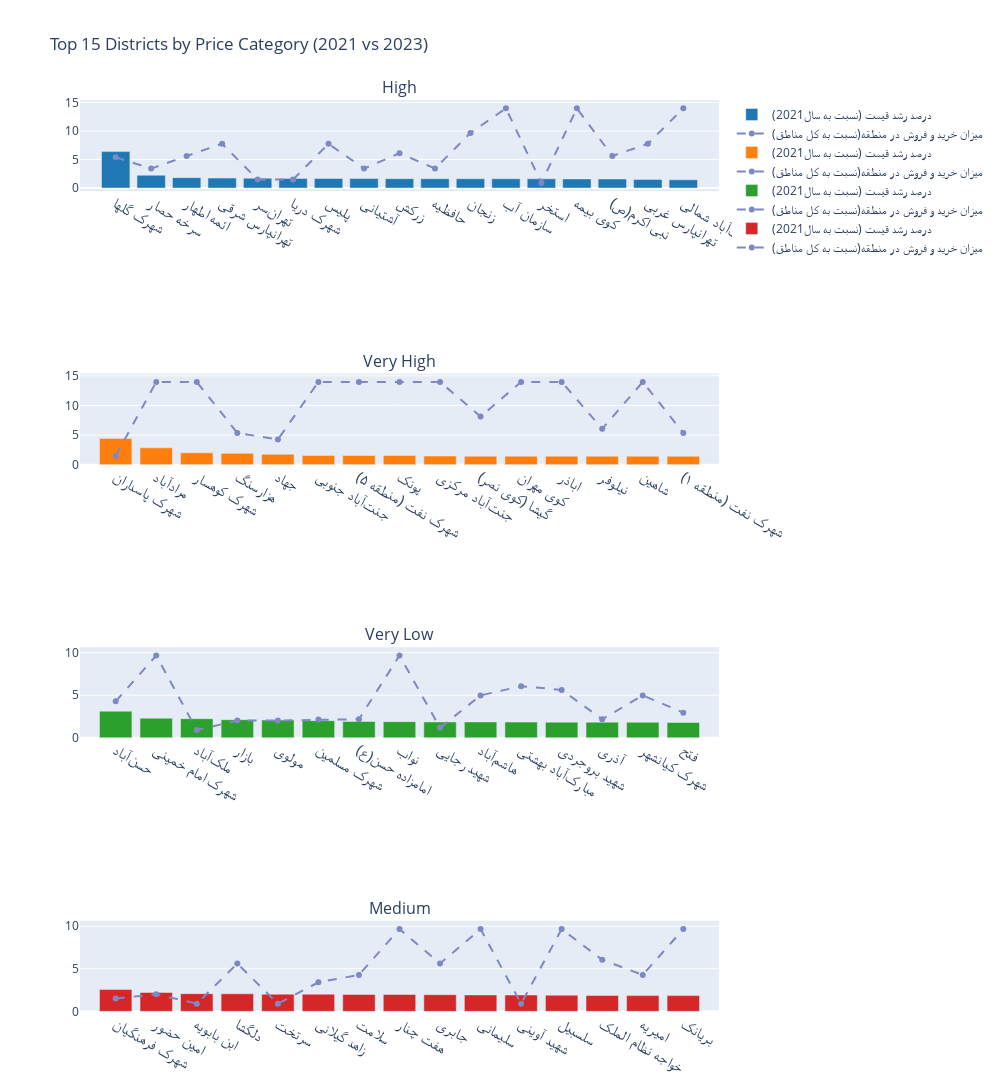

Notebook code cell kept with this figure:
### Code cell
DivarTehran_Data = DivarTehran_Data.sort_values(by='Price/Meter_Growth',ascending=False)
price_categories = DivarTehran_Data['Price_Category'].unique()

# Create the subplots with 1 column and 4 rows
fig = sp.make_subplots(rows=4, cols=1, subplot_titles=price_categories,
                       vertical_spacing=0.2)

# Color palette for each plot
colors = ['#1f77b4', '#ff7f0e', '#2ca02c', '#d62728']

# Iterate through the price categories and plot the data
for i, category in enumerate(price_categories):
    row = i + 1
    
    # Filter top 15 districts for each price category
    top_15 = DivarTehran_Data[DivarTehran_Data['Price_Category'] == category]
    
    # Adding the bar plots for Price/Meter_2021 and Price/Meter_2023
    fig.add_trace(go.Bar(x=top_15['District'], y=top_15['Price/Meter_Growth'], name='(درصد رشد قیمت (نسبت به سال2021',
                         marker_color=colors[i % len(colors)]), row=row, col=1)
    
    # Adding line plot for Price/Meter_Growth
    fig.add_trace(go.Scatter(x=top_15['District'], y=top_15['Transaction Amount(%)'], mode='lines+markers',
                             name='میزان خرید و فروش در منطقه(نسبت به کل مناطق)', line=dict(color='#7e88c3', dash='dash')), row=row, col=1)

# Update layout to adjust plot size, title, and legend
fig.update_layout(height=1400, width=1000, title_text="Top 15 Districts by Price Category (2021 vs 2023)",
                  showlegend=True)
fig.update_xaxes(tickfont=dict(size=15))

# Show the plot
fig.show()

### Figure 1 — Plotly figure (JSON) as saved in the notebook; plotly's stock layout.template omitted (floating-point values rounded to 4 significant figures)
{"data": [{"marker": {"color": "#1f77b4"}, "name": "(درصد رشد قیمت (نسبت به سال2021", "type": "bar", "x": ["شهرک گلها", "سرخه حصار", "ائمه اطهار", "تهرانپارس شرقی", "تهرانسر", "شهرک دریا", "پلیس", "آشتیانی", "زرکش", "حافظیه", "زنجان", "سازمان آب", "استخر", "کوی بیمه", "نبی اکرم(ص)", "تهرانپارس غربی", "جنتآباد شمالی"], "xaxis": "x", "y": [6.38, 2.24, 1.82, 1.74, 1.71, 1.69, 1.68, 1.65, 1.64, 1.63, 1.62, 1.62, 1.61, 1.59, 1.58, 1.51, 1.44], "yaxis": "y"}, {"line": {"color": "#7e88c3", "dash": "dash"}, "mode": "lines+markers", "name": "میزان خرید و فروش در منطقه(نسبت به کل مناطق)", "type": "scatter", "x": ["شهرک گلها", "سرخه حصار", "ائمه اطهار", "تهرانپارس شرقی", "تهرانسر", "شهرک دریا", "پلیس", "آشتیانی", "زرکش", "حافظیه", "زنجان", "سازمان آب", "استخر", "کوی بیمه", "نبی اکرم(ص)", "تهرانپارس غربی", "جنتآباد شمالی"], "xaxis": "x", "y": [5.38, 3.41, 5.62, 7.75, 1.5, 1.5, 7.75, 3.41, 6.11, 3.41, 9.66, 13.97, 0.9, 13.97, 5.62, 7.75, 13.97], "yaxis": "y"}, {"marker": {"color": "#ff7f0e"}, "name": "(درصد رشد قیمت (نسبت به سال2021", "type": "bar", "x": ["شهرک پاسداران", "مرادآباد", "شهرک کوهسار", "هزارسنگ", "جهاد", "جنتآباد جنوبی", "شهرک نفت (منطقه ۵)", "پونک", "جنتآباد مرکزی", "گیشا (کوی نصر)", "کوی مهران", "اباذر", "نیلوفر", "شاهین", "شهرک نفت (منطقه ۱)"], "xaxis": "x2", "y": [4.44, 2.86, 2.02, 1.93, 1.78, 1.58, 1.57, 1.57, 1.48, 1.45, 1.45, 1.45, 1.44, 1.44, 1.43], "yaxis": "y2"}, {"line": {"color": "#7e88c3", "dash": "dash"}, "mode": "lines+markers", "name": "میزان خرید و فروش در منطقه(نسبت به کل مناطق)", "type": "scatter", "x": ["شهرک پاسداران", "مرادآباد", "شهرک کوهسار", "هزارسنگ", "جهاد", "جنتآباد جنوبی", "شهرک نفت (منطقه ۵)", "پونک", "جنتآباد مرکزی", "گیشا (کوی نصر)", "کوی مهران", "اباذر", "نیلوفر", "شاهین", "شهرک نفت (منطقه ۱)"], "xaxis": "x2", "y": [1.5, 13.97, 13.97, 5.38, 4.26, 13.97, 13.97, 13.97, 13.97, 8.13, 13.97, 13.97, 6.06, 13.97, 5.38], "yaxis": "y2"}, {"marker": {"color": "#2ca02c"}, "name": "(درصد رشد قیمت (نسبت به سال2021", "type": "bar", "x": ["حسنآباد", "شهرک امام خمینی", "ملکآباد", "بازار", "مولوی", "شهرک مسلمین", "امامزاده حسن(ع)", "نواب", "شهید رجایی", "هاشمآباد", "مبارکآباد بهشتی", "شهید بروجردی", "آذری", "شهرک کیانشهر", "فتح"], "xaxis": "x3", "y": [3.12, 2.3, 2.24, 2.12, 2.08, 2.01, 1.91, 1.89, 1.86, 1.86, 1.84, 1.83, 1.83, 1.82, 1.8], "yaxis": "y3"}, {"line": {"color": "#7e88c3", "dash": "dash"}, "mode": "lines+markers", "name": "میزان خرید و فروش در منطقه(نسبت به کل مناطق)", "type": "scatter", "x": ["حسنآباد", "شهرک امام خمینی", "ملکآباد", "بازار", "مولوی", "شهرک مسلمین", "امامزاده حسن(ع)", "نواب", "شهید رجایی", "هاشمآباد", "مبارکآباد بهشتی", "شهید بروجردی", "آذری", "شهرک کیانشهر", "فتح"], "xaxis": "x3", "y": [4.28, 9.66, 0.9, 2.02, 2.02, 2.13, 2.18, 9.66, 1.17, 4.97, 6.06, 5.62, 2.18, 4.97, 2.95], "yaxis": "y3"}, {"marker": {"color": "#d62728"}, "name": "(درصد رشد قیمت (نسبت به سال2021", "type": "bar", "x": ["شهرک فرهنگیان", "امین حضور", "ابن بابویه", "دلگشا", "سرتخت", "زاهد گیلانی", "سلامت", "هفت چنار", "جابری", "سلیمانی", "شهید آوینی", "سلسبیل", "خواجه نظام الملک", "امیریه", "بریانک"], "xaxis": "x4", "y": [2.58, 2.22, 2.08, 2.06, 2.02, 2.02, 1.98, 1.98, 1.96, 1.93, 1.92, 1.9, 1.86, 1.85, 1.85], "yaxis": "y4"}, {"line": {"color": "#7e88c3", "dash": "dash"}, "mode": "lines+markers", "name": "میزان خرید و فروش در منطقه(نسبت به کل مناطق)", "type": "scatter", "x": ["شهرک فرهنگیان", "امین حضور", "ابن بابویه", "دلگشا", "سرتخت", "زاهد گیلانی", "سلامت", "هفت چنار", "جابری", "سلیمانی", "شهید آوینی", "سلسبیل", "خواجه نظام الملک", "امیریه", "بریانک"], "xaxis": "x4", "y": [1.5, 2.02, 0.9, 5.62, 0.9, 3.41, 4.28, 9.66, 5.62, 9.66, 0.9, 9.66, 6.06, 4.28, 9.66], "yaxis": "y4"}], "layout": {"annotations": [{"font": {"size": 16}, "showarrow": false, "text": "High", "x": 0.5, "xanchor": "center", "xref": "paper", "y": 1, "yanchor": "bottom", "yref": "paper"}, {"font": {"size": 16}, "showarrow": false, "text": "Very High", "x": 0.5, "xanchor": "center", "xref": "paper", "y": 0.7, "yanchor": "bottom", "yref": "paper"}, {"font": {"size": 16}, "showarrow": false, "text": "Very Low", "x": 0.5, "xanchor": "center", "xref": "paper", "y": 0.4, "yanchor": "bottom", "yref": "paper"}, {"font": {"size": 16}, "showarrow": false, "text": "Medium", "x": 0.5, "xanchor": "center", "xref": "paper", "y": 0.1, "yanchor": "bottom", "yref": "paper"}], "height": 1400, "showlegend": true, "title": {"text": "Top 15 Districts by Price Category (2021 vs 2023)"}, "width": 1000, "xaxis": {"anchor": "y", "domain": [0, 1], "tickfont": {"size": 15}}, "xaxis2": {"anchor": "y2", "domain": [0, 1], "tickfont": {"size": 15}}, "xaxis3": {"anchor": "y3", "domain": [0, 1], "tickfont": {"size": 15}}, "xaxis4": {"anchor": "y4", "domain": [0, 1], "tickfont": {"size": 15}}, "yaxis": {"anchor": "x", "domain": [0.9, 1]}, "yaxis2": {"anchor": "x2", "domain": [0.6, 0.7]}, "yaxis3": {"anchor": "x3", "domain": [0.3, 0.4]}, "yaxis4": {"anchor": "x4", "domain": [0, 0.1]}}}
